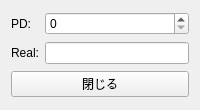
<?xml version="1.0" encoding="UTF-8"?>
<ui version="4.0">
 <class>diag_time</class>
 <widget class="QWidget" name="diag_time">
  <property name="geometry">
   <rect>
    <x>0</x>
    <y>0</y>
    <width>200</width>
    <height>110</height>
   </rect>
  </property>
  <property name="minimumSize">
   <size>
    <width>200</width>
    <height>110</height>
   </size>
  </property>
  <property name="maximumSize">
   <size>
    <width>200</width>
    <height>110</height>
   </size>
  </property>
  <property name="windowTitle">
   <string>Time</string>
  </property>
  <layout class="QGridLayout" name="gridLayout">
   <item row="0" column="0">
    <widget class="QLabel" name="label">
     <property name="text">
      <string>PD:</string>
     </property>
    </widget>
   </item>
   <item row="0" column="1">
    <widget class="QSpinBox" name="spinBox">
     <property name="maximum">
      <number>2147483647</number>
     </property>
    </widget>
   </item>
   <item row="1" column="0">
    <widget class="QLabel" name="label_2">
     <property name="text">
      <string>Real:</string>
     </property>
    </widget>
   </item>
   <item row="1" column="1">
    <widget class="QLineEdit" name="lineEdit_2">
     <property name="readOnly">
      <bool>true</bool>
     </property>
    </widget>
   </item>
   <item row="2" column="0" colspan="2">
    <widget class="QPushButton" name="pushButton_Close">
     <property name="text">
      <string>閉じる</string>
     </property>
    </widget>
   </item>
  </layout>
 </widget>
 <resources/>
 <connections/>
</ui>
